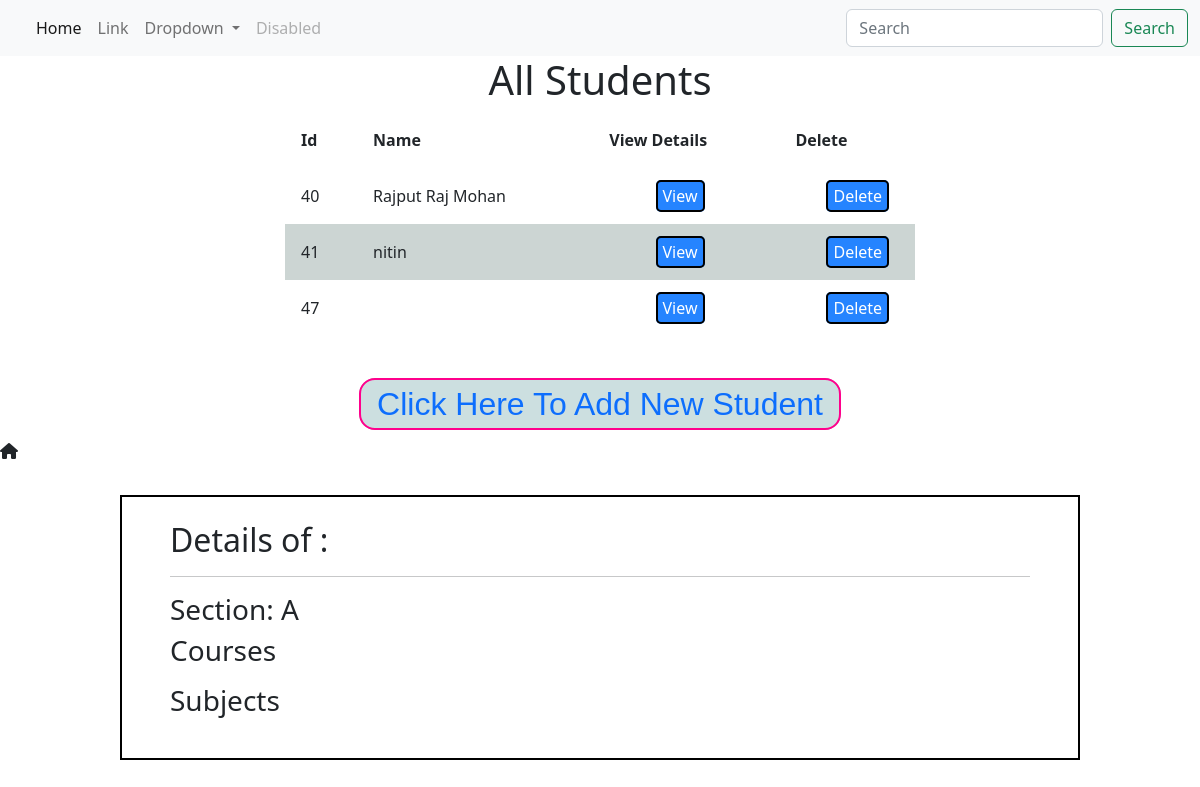
Page /show/47/ on the committed database.
### core/models.py (models this page shows, shortened)
class Student(models.Model):
    student_name = models.CharField(max_length=100, default="")

class Section(models.Model):
    student = models.OneToOneField(
        Student, on_delete=models.CASCADE, related_name="section",)
    select_section = (
        ("A", "A"),
        ("B", "B"),
        ("C", "C"),
        ("D", "D"),
        ("E", "E")
    )
    section_name = models.CharField(max_length=10, choices=select_section)

### core/views.py (the view)
# urls.py: path("show/<int:id>/", views.show, name="show"),
def show(request, id):
    students = Student.objects.all()
    student = Student.objects.get(pk=id)
    context = {
        'students': students,
        'student': student
    }
    return render(request, "core/home.html", context)

### core/templates/core/home.html (shortened to what this page needs)
{% extends 'core/base.html' %}
{% block content %}
<center>
    <h1>All Students</h1>
</center>
<div class="container-student">
    <table>
        <head>
            <tr>
                <th>Id</th>
                <th>Name</th>
                <th>View Details</th>
                <th>Delete</th>
            </tr>
        </head>
        <tbody>
            {% for student in students %}
            <tr>
                <td>{{student.id}}</td>
                <td>{{student.student_name}}</td>
                <td class="center"><a href="{% url 'show' student.id %}">View</a></td>
                <td class="center"><a href="{% url 'delete' student.id %}">Delete</a></td>
            </tr>
            {% endfor %}
        </tbody>
    </table>
</div>
<h2 class="click-here text-danger">
    <a href="{% url 'addstudent' %}">Click Here To add new student
    </a>
</h2>
<i class="fa-solid fa-house"></i>
{% if student %}
<div class="details">
    <h2 class="name">Details of : </h2>
    <hr>
    <h3>Section: {{student.section.section_name}}</h3>
    <h3>Courses</h3>
    <h3>Subjects</h3>
</div>
{% endif %}
{% endblock content %}

### core/static/css/core.css (style rules this page uses)
:root { --color-primary: #2584ff; --color-secondary: rgb(69, 255, 140); }
h1 { animation: heading 4s linear infinite alternate; font-size: 3rem; }
table a { text-decoration: none; border: 2px solid black; color: rgb(255, 255, 255); padding: 3px 5px; border-radius: 5px; background-color: var(--color-primary); position: relative; left: 30%; transition: all 200ms; }
table { border-collapse: collapse; padding: 12px; width: 90%; margin: auto; }
.container-student { margin: auto; width: clamp(600px, 60%, 700px); }
.click-here { margin: auto; margin-top: 2rem; padding: 1rem; }
.click-here { width: 80%; text-align: center; }
tr:nth-child(even) { background-color: #ccd5d3; }
tr { transition: all 500ms; }
.click-here a { text-decoration: none; background-color: rgb(204, 223, 224); border: rgb(255, 0, 140) solid 2px; padding: .4rem 1rem; border-radius: 1rem; text-transform: capitalize; font-family: Arial, Helvetica, sans-serif; }
tr, th, td { border: 1px solid; padding: 1rem; }
.details { width: 80%; margin: 2rem auto; border: 2px solid black; padding: 1.5rem 3rem; }

### rows in the picture
Student: id "40", student_name "Rajput Raj Mohan"
Student: id "41", student_name "nitin"
Student: id "47", section.section_name "A"
